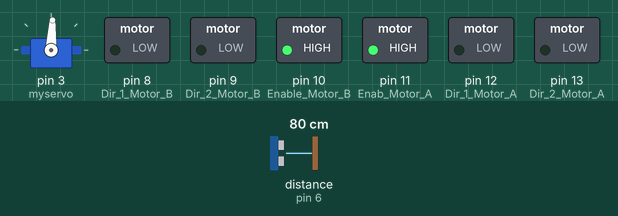
Bench run of a sketch on a simulated Arduino Uno, built with avr-gcc and run on an emulated ATmega328P. On the bench: servo, switched loads named in the sketch (green lamp = pin HIGH). Dashed ring = blinking. The test bench sets the inputs (shaded band); at power-on: distance to the obstacle (sensor on pin 6) 80 cm.

Above: at 1.28 s.
1.3 s: distance to the obstacle (sensor on pin 6) set to 55 cm
4.3 s: distance to the obstacle (sensor on pin 6) set to 45 cm
At 6.02 s:
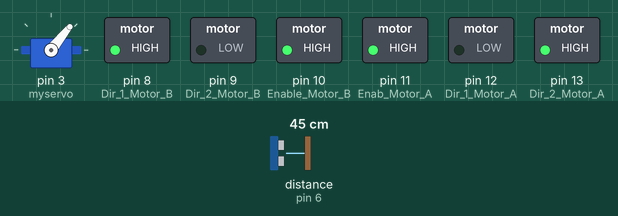
7.3 s: distance to the obstacle (sensor on pin 6) set to 60 cm
At 10.1 s:
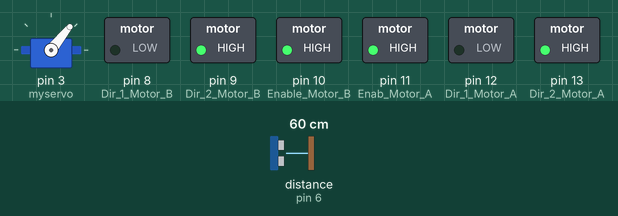
10.3 s: distance to the obstacle (sensor on pin 6) set to 2 cm
At 11.88 s:
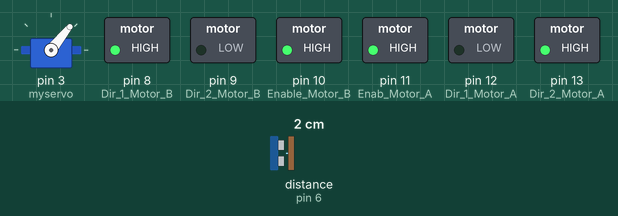
Timing chart, 0 to 14.3 s (numbered marks = the images above; inputs shaded):
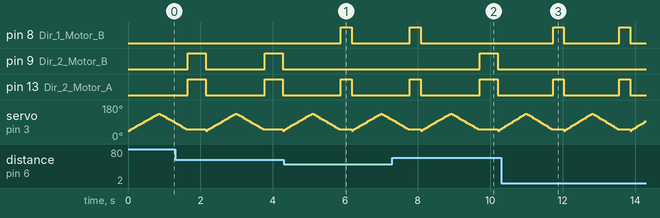

The sketch:

dron.ino
```cpp
#include <Servo.h>
#include <NewPing.h>
//#include <IRremote.h>

#define _angle  45


#define K_STOP   0x0

#define K_TOP   0x511DBB
#define K_BOTTOM   0xA3C8EDDB
#define K_RIGHT   0x20FE4DBB
#define K_LEFT   0x52A3D41F
#define K_OK   0xD7E84B1B
#define K_STAR   0x32C6FDF7
#define K_SHARP   0x3EC3FC1B
#define K_0   0x1BC0157B
#define K_1   0xC101E57B
#define K_2   0x97483BFB
#define K_3   0xF0C41643
#define K_4   0x9716BE3F
#define K_5   0x3D9AE3F7
#define K_6   0x6182021B
#define K_7   0x8C22657B
#define K_8   0x488F3CBB
#define K_9   0x449E79F

#define K_CONTINUE 0x50C5D1F


#define MotorAForw 8
#define MotorARevers 9
#define MotorBForw 12
#define MotorBRevers 13

NewPing sonar(7, 6, 400);


#define ModeCheckArea 0
#define ModeWalk 1
#define ModeTurnLeft 2
#define ModeTurnRight 3


#define StepsCount 15


Servo myservo;


class Dron {
  public:

    Dron(){
      interval = 10;
      mode = ModeCheckArea;


       pinMode(10,OUTPUT); // Enable Motor B
       pinMode(8,OUTPUT); // Dir 1 Motor B
       pinMode(9,OUTPUT); // Dir 2 Motor B
       pinMode(12,OUTPUT); // Dir 1 Motor A
       pinMode(13,OUTPUT); // Dir 2 Motor A
       pinMode(11,OUTPUT); // Enab Motor A

       digitalWrite(10, 1);

       digitalWrite(11, HIGH);

    };

    void init(){

      for(int i = 0; i < StepsCount; i++)
      {
        _areaScan[i] = 0;
      }
    };

    void startLoop(){
      switch(mode)
      {
        case ModeCheckArea:
          checkArea();
          break;
        case ModeWalk:
          go(K_TOP);
          break;
        case ModeTurnLeft:
          go(K_LEFT);
          break;
        case ModeTurnRight:
          go(K_RIGHT);
          break;
      }
    };

  private:

    void checkArea()
    {
        go(K_STOP);
//      delay(90);
       int pos = 0;

       int angleStep = 90 / StepsCount;

         for(pos = 0; pos < StepsCount; pos += 1)  // от 0 до 180 градусов
          {                                  // с шагом в 1 градус
            myservo.write(angleStep * pos + _angle);
            delay(15);                       // ждём 15ms пока серва займёт новое положение

            scanArea(pos, getDistance(), false);
          }

          for(pos = StepsCount; pos>=1; pos-=1)     // от 180 до 0 градусов
          {
            myservo.write(angleStep * pos + _angle);
            delay(15);

            scanArea(pos, getDistance(), true);
          }

          calculateDirection();
    };

    void calculateDirection(){

      int defPos = 0;
      int minDist = 500;

      int leftMin = 500;
      int rightMin = 500;

       for(int i = 0; i < StepsCount; i++)
       {
          minDist = min(_areaScan[i], minDist);

          if(StepsCount / 2 > i)
          {
            leftMin = min(_areaScan[i], leftMin);
          }
          else
          {
            rightMin = min(_areaScan[i], rightMin);
          }
       }
       if(minDist > 100)
       {
         mode = ModeWalk;
         interval = minDist * 20; /// meters per second
//         interval = 1000; //minDist * 10; /// meters per second

         return;
       }
       else if(minDist > 50)
       {
         mode = ModeWalk;
         interval = 500; /// meters per second

         return;
       }
       else
       {
         interval = 300;

//         mode = ModeCheckArea;

         if(leftMin < rightMin)
         {
           mode = ModeTurnRight;
         }
         else
         {
           mode = ModeTurnLeft;
         }
       }
    };


    void scanArea(int pos, int dist, boolean correction){
      if(!correction)
        _areaScan[pos] = dist;
      else
        _areaScan[pos] = (_areaScan[pos] + dist) / 2;
    };

    int getDistance(){
      int uS = 0;

//      while(uS == 0)
      {
        delay(35);
          uS = sonar.ping_cm();
        if(uS == 0)
        {
          delay(15);
          uS = sonar.ping_cm();
          if(uS == 0)
          {
            delay(15);
            uS = sonar.ping_cm();
            if(uS == 0)
            {
              uS = 500;
            }
          }
        }
      }

       return uS;
    };

    void go(int direction)
    {
      switch(direction)
      {
      case K_STOP:
        {
          digitalWrite(9, LOW);
          digitalWrite(13, LOW);

          digitalWrite(8, LOW);
          digitalWrite(12, LOW);

          lastDir = K_STOP;
          return;
        }
      case K_TOP:
        {
          digitalWrite(9, HIGH);
          digitalWrite(13, HIGH);

          digitalWrite(8, LOW);
          digitalWrite(12, LOW);

          lastDir = K_TOP;
          break;
        }
      case K_BOTTOM:
        {
          digitalWrite(8, HIGH);
          digitalWrite(12, HIGH);

          digitalWrite(9, LOW);
          digitalWrite(13, LOW);
          lastDir = K_BOTTOM;
          break;
        }
      case K_LEFT:
        {
          digitalWrite(13, HIGH);
          digitalWrite(8, HIGH);
          lastDir = K_LEFT;
          break;
        }
      case K_RIGHT:
        {
          digitalWrite(9, HIGH);
          digitalWrite(12, HIGH);
          lastDir = K_RIGHT;
          break;
        }
      }

      delay(interval);

      mode = ModeCheckArea;
    };

    unsigned int _areaScan[StepsCount];

    unsigned int lastDir;
    unsigned int mode;
    float interval;
};

Dron dron;

void setup()   {
  //Serial.begin(9600);
   myservo.attach(3);
}


void loop() {

  dron.startLoop();

}
```

Measured:
- the behaviour switches between 50 and 49 cm on distance to the obstacle (sensor on pin 6) (found by bisection; images 0 and 1)
- after the input at 4.3 s, pin 8 (Dir_1_Motor_B): LOW → HIGH after 1.6 s, → LOW 0.30 s later; pin 9 (Dir_2_Motor_B): stays LOW (without the input it goes to HIGH after 1.6 s)
- after the input at 7.3 s, pin 8 (Dir_1_Motor_B): goes on until 8.1 s, then stays LOW; pin 9 (Dir_2_Motor_B): LOW → HIGH after 2.4 s, → LOW 0.50 s later
- after the input at 10.3 s, pin 8 (Dir_1_Motor_B): alternates HIGH for 0.30 s and LOW for 1.5 s, starting after 1.4 s; pin 9 (Dir_2_Motor_B): stays LOW (without the input it goes to HIGH after 1.5 s)
- by itself, pin 9 (Dir_2_Motor_B): alternates HIGH for 0.50 s and LOW for 1.6 s
- by itself, pin 13 (Dir_2_Motor_A): alternates HIGH for 0.30 s and LOW for 1.5 s
